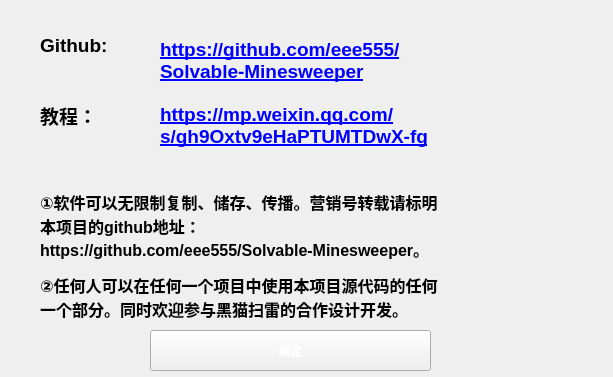
<?xml version="1.0" encoding="UTF-8"?>
<ui version="4.0">
 <class>Form</class>
 <widget class="QWidget" name="Form">
  <property name="geometry">
   <rect>
    <x>0</x>
    <y>0</y>
    <width>613</width>
    <height>377</height>
   </rect>
  </property>
  <property name="windowTitle">
   <string>Form</string>
  </property>
  <widget class="QPushButton" name="pushButton">
   <property name="geometry">
    <rect>
     <x>150</x>
     <y>330</y>
     <width>281</width>
     <height>41</height>
    </rect>
   </property>
   <property name="font">
    <font>
     <weight>75</weight>
     <italic>false</italic>
     <bold>true</bold>
    </font>
   </property>
   <property name="mouseTracking">
    <bool>false</bool>
   </property>
   <property name="styleSheet">
    <string notr="true">border-image: url(media/button.png);
color:white;font: bold;</string>
   </property>
   <property name="text">
    <string>确定</string>
   </property>
   <property name="autoDefault">
    <bool>false</bool>
   </property>
   <property name="flat">
    <bool>false</bool>
   </property>
  </widget>
  <widget class="QLabel" name="label">
   <property name="geometry">
    <rect>
     <x>40</x>
     <y>30</y>
     <width>91</width>
     <height>31</height>
    </rect>
   </property>
   <property name="text">
    <string>&lt;html&gt;&lt;head/&gt;&lt;body&gt;&lt;p&gt;&lt;span style=&quot; font-size:14pt; font-weight:600; color:#000000;&quot;&gt;Github: &lt;/span&gt;&lt;/p&gt;&lt;/body&gt;&lt;/html&gt;</string>
   </property>
  </widget>
  <widget class="QLabel" name="label_2">
   <property name="geometry">
    <rect>
     <x>160</x>
     <y>20</y>
     <width>301</width>
     <height>81</height>
    </rect>
   </property>
   <property name="text">
    <string>&lt;html&gt;&lt;head/&gt;&lt;body&gt;&lt;p&gt;&lt;a href=&quot;https://github.com/eee555/Solvable-Minesweeper&quot;&gt;&lt;span style=&quot; font-size:14pt; font-weight:600; color:#0000ff;&quot;&gt;https://github.com/eee555/&lt;br/&gt;Solvable-Minesweeper&lt;/span&gt;&lt;/a&gt;&lt;/p&gt;&lt;/body&gt;&lt;/html&gt;</string>
   </property>
   <property name="textFormat">
    <enum>Qt::RichText</enum>
   </property>
   <property name="openExternalLinks">
    <bool>true</bool>
   </property>
  </widget>
  <widget class="QLabel" name="label_3">
   <property name="geometry">
    <rect>
     <x>40</x>
     <y>100</y>
     <width>91</width>
     <height>31</height>
    </rect>
   </property>
   <property name="text">
    <string>&lt;html&gt;&lt;head/&gt;&lt;body&gt;&lt;p&gt;&lt;span style=&quot; font-size:14pt; font-weight:600;&quot;&gt;教程：&lt;/span&gt;&lt;/p&gt;&lt;/body&gt;&lt;/html&gt;</string>
   </property>
  </widget>
  <widget class="QLabel" name="label_4">
   <property name="geometry">
    <rect>
     <x>160</x>
     <y>95</y>
     <width>371</width>
     <height>61</height>
    </rect>
   </property>
   <property name="text">
    <string>&lt;html&gt;&lt;head/&gt;&lt;body&gt;&lt;p&gt;&lt;a href=&quot;https://mp.weixin.qq.com/s/gh9Oxtv9eHaPTUMTDwX-fg&quot;&gt;&lt;span style=&quot; font-size:14pt; font-weight:600; text-decoration: underline; color:#0000ff;&quot;&gt;https://mp.weixin.qq.com/&lt;br/&gt;s/gh9Oxtv9eHaPTUMTDwX-fg&lt;/span&gt;&lt;/a&gt;&lt;/p&gt;&lt;/body&gt;&lt;/html&gt;</string>
   </property>
   <property name="textFormat">
    <enum>Qt::RichText</enum>
   </property>
   <property name="openExternalLinks">
    <bool>true</bool>
   </property>
  </widget>
  <widget class="QLabel" name="label_5">
   <property name="geometry">
    <rect>
     <x>40</x>
     <y>180</y>
     <width>531</width>
     <height>151</height>
    </rect>
   </property>
   <property name="text">
    <string>&lt;html&gt;&lt;head/&gt;&lt;body&gt;&lt;p align=&quot;justify&quot;&gt;&lt;span style=&quot; font-size:12pt; font-weight:600;&quot;&gt;①软件可以无限制复制、储存、传播。营销号转载请标明&lt;br/&gt;本项目的github地址：&lt;br/&gt;https://github.com/eee555/Solvable-Minesweeper。&lt;/span&gt;&lt;/p&gt;&lt;p align=&quot;justify&quot;&gt;&lt;span style=&quot; font-size:12pt; font-weight:600;&quot;&gt;②任何人可以在任何一个项目中使用本项目源代码的任何&lt;br/&gt;一个部分。同时欢迎参与黑猫扫雷的合作设计开发。&lt;/span&gt;&lt;/p&gt;&lt;/body&gt;&lt;/html&gt;</string>
   </property>
   <property name="textFormat">
    <enum>Qt::RichText</enum>
   </property>
  </widget>
 </widget>
 <resources/>
 <connections/>
</ui>
